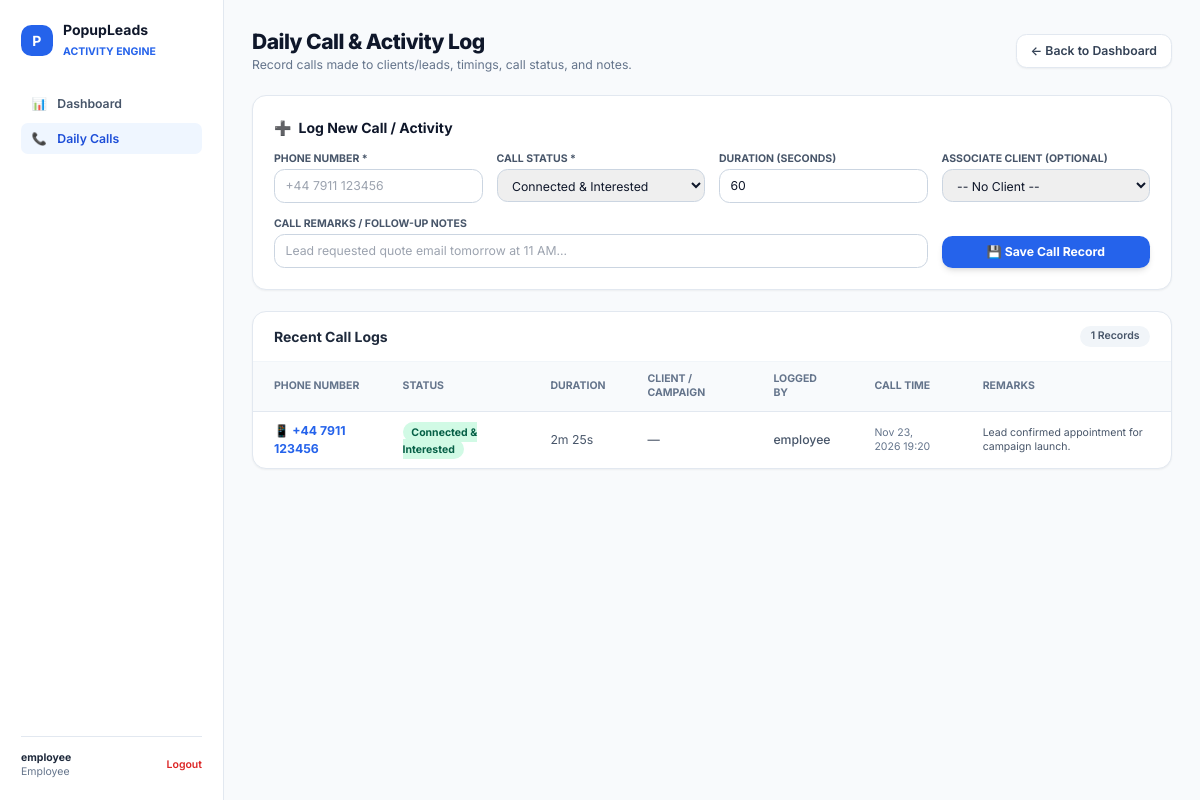
/calls/ (signed in), run on the app's committed database.
### core/models.py (models this page shows, shortened)
class User(AbstractUser):
    class Role(models.TextChoices):
        ADMIN = 'ADMIN', 'Admin'
        EMPLOYEE = 'EMPLOYEE', 'Employee'
    role = models.CharField(
        max_length=20,
        choices=Role.choices,
        default=Role.EMPLOYEE,
        help_text="Determines permissions across the application."
    )
    phone = models.CharField(max_length=25, blank=True, null=True)
    department = models.CharField(max_length=100, blank=True, default='Lead Operations')
    is_active = models.BooleanField(default=True)
    @property
    def is_admin_user(self):
        return self.role == self.Role.ADMIN or self.is_superuser

class CallLog(models.Model):
    class CallStatus(models.TextChoices):
        CONNECTED = 'CONNECTED', 'Connected & Interested'
        FOLLOW_UP = 'FOLLOW_UP', 'Follow-up Scheduled'
        NO_ANSWER = 'NO_ANSWER', 'No Answer / Ringing'
        BUSY = 'BUSY', 'Line Busy'
        WRONG_NUMBER = 'WRONG_NUMBER', 'Wrong / Invalid Number'
        REJECTED = 'REJECTED', 'Not Interested / Rejected'
    user = models.ForeignKey(User, on_delete=models.SET_NULL, null=True, related_name='call_logs')
    country = models.ForeignKey('Country', on_delete=models.SET_NULL, null=True, blank=True, related_name='call_logs')
    client = models.ForeignKey(Client, on_delete=models.SET_NULL, null=True, blank=True, related_name='call_logs')
    geo_code = models.CharField(max_length=10, blank=True, default='', help_text="e.g. DE, AT, UK, US")
    phone_number = models.CharField(max_length=50)
    call_status = models.CharField(max_length=20, choices=CallStatus.choices, default=CallStatus.CONNECTED)
    duration_seconds = models.PositiveIntegerField(default=0, help_text="Call duration in seconds")
    call_time = models.DateTimeField(default=timezone.now, help_text="Time call was placed")
    remarks = models.TextField(blank=True, help_text="Notes from call conversation")
    created_at = models.DateTimeField(auto_now_add=True)
    class Meta:
        ordering = ['-call_time']
    @property
    def duration_formatted(self):
        mins = self.duration_seconds // 60
        secs = self.duration_seconds % 60
        return f"{mins}m {secs}s"

### core/views.py (the view, shortened to what this page needs)
# urls.py: path('calls/', views.call_logs_view, name='call_logs'),
@login_required
def call_logs_view(request):
    if request.user.is_admin_user:
        calls = CallLog.objects.select_related('user', 'client').all()[:100]
    else:
        calls = CallLog.objects.select_related('client').filter(user=request.user)[:100]
    clients = Client.objects.all()
    return render(request, 'calls_activity.html', {'calls': calls, 'clients': clients})

### templates/calls_activity.html (shortened to what this page needs)
{% extends 'base.html' %}
{% block content %}
<div class="min-h-screen bg-slate-50 flex">
  <aside class="w-64 bg-white border-r border-slate-200 p-6 flex flex-col justify-between">
    <div>
      <div class="flex items-center gap-3 mb-8">
        <div class="w-9 h-9 rounded-xl bg-blue-600 text-white flex items-center justify-center font-bold">P</div>
        <div>
          <h2 class="font-bold text-slate-900 leading-tight">PopupLeads</h2>
          <span class="text-xs text-blue-600 font-bold uppercase">Activity Engine</span>
        </div>
      </div>
      <nav class="space-y-1">
        <a href="{% url 'dashboard' %}" class="flex items-center gap-3 px-3 py-2 text-sm font-semibold rounded-lg text-slate-600 hover:bg-slate-100">
          <span>📊</span> Dashboard
        </a>
        <a href="{% url 'call_logs' %}" class="flex items-center gap-3 px-3 py-2 text-sm font-semibold rounded-lg bg-blue-50 text-blue-700">
          <span>📞</span> Daily Calls
        </a>
      </nav>
    </div>
    <div class="pt-4 border-t border-slate-200 flex items-center justify-between">
      <div class="text-xs">
        <p class="font-bold text-slate-800">{{ user.username }}</p>
        <span class="text-slate-500">{{ user.get_role_display }}</span>
      </div>
      <a href="{% url 'logout' %}" class="text-xs font-semibold text-red-600 hover:underline">Logout</a>
    </div>
  </aside>
  <main class="flex-1 p-8 overflow-y-auto">
    <div class="max-w-6xl mx-auto space-y-6">
      <div class="flex items-center justify-between">
        <div>
          <h1 class="text-2xl font-extrabold text-slate-900 tracking-tight">Daily Call & Activity Log</h1>
          <p class="text-sm text-slate-500">Record calls made to clients/leads, timings, call status, and notes.</p>
        </div>
        <a href="{% url 'dashboard' %}" class="px-4 py-2 bg-white border border-slate-200 rounded-xl text-sm font-semibold text-slate-700 shadow-sm hover:bg-slate-50">
          ← Back to Dashboard
        </a>
      </div>
      <div class="bg-white p-6 rounded-2xl border border-slate-200 shadow-sm">
        <h3 class="text-base font-bold text-slate-900 mb-4 flex items-center gap-2">
          <span>➕</span> Log New Call / Activity
        </h3>
        <form method="POST" action="{% url 'call_logs' %}" class="grid grid-cols-1 md:grid-cols-4 gap-4">
          <div>
            <label class="block text-xs font-bold uppercase text-slate-600 mb-1">Phone Number *</label>
            <input type="text" name="phone_number" required placeholder="+44 7911 123456" class="w-full px-3 py-2 border border-slate-300 rounded-xl text-sm focus:ring-2 focus:ring-blue-500 focus:outline-none">
          </div>
          <div>
            <label class="block text-xs font-bold uppercase text-slate-600 mb-1">Call Status *</label>
            <select name="call_status" class="w-full px-3 py-2 border border-slate-300 rounded-xl text-sm focus:ring-2 focus:ring-blue-500 focus:outline-none">
              <option value="CONNECTED">Connected & Interested</option>
            </select>
          </div>
          <div>
            <label class="block text-xs font-bold uppercase text-slate-600 mb-1">Duration (Seconds)</label>
            <input type="number" name="duration_seconds" value="60" min="0" class="w-full px-3 py-2 border border-slate-300 rounded-xl text-sm focus:ring-2 focus:ring-blue-500 focus:outline-none">
          </div>
          <div>
            <label class="block text-xs font-bold uppercase text-slate-600 mb-1">Associate Client (Optional)</label>
            <select name="client_id" class="w-full px-3 py-2 border border-slate-300 rounded-xl text-sm focus:ring-2 focus:ring-blue-500 focus:outline-none">
              <option value="">-- No Client --</option>
            </select>
          </div>
          <div class="md:col-span-3">
            <label class="block text-xs font-bold uppercase text-slate-600 mb-1">Call Remarks / Follow-up Notes</label>
            <input type="text" name="remarks" placeholder="Lead requested quote email tomorrow at 11 AM..." class="w-full px-3 py-2 border border-slate-300 rounded-xl text-sm focus:ring-2 focus:ring-blue-500 focus:outline-none">
          </div>
          <div class="flex items-end">
            <button type="submit" class="w-full py-2 px-4 bg-blue-600 hover:bg-blue-700 text-white font-bold rounded-xl text-sm shadow-md transition">
              💾 Save Call Record
            </button>
          </div>
        </form>
      </div>
      <div class="bg-white rounded-2xl border border-slate-200 shadow-sm overflow-hidden">
        <div class="px-6 py-4 border-b border-slate-100 flex items-center justify-between">
          <h3 class="font-bold text-slate-800">Recent Call Logs</h3>
          <span class="text-xs bg-slate-100 px-3 py-1 rounded-full text-slate-600 font-semibold">{{ calls|length }} Records</span>
        </div>
        <table class="w-full text-left text-sm">
          <thead class="bg-slate-50 text-slate-500 text-xs uppercase font-bold border-b border-slate-200">
            <tr>
              <th class="py-3 px-6">Phone Number</th>
              <th class="py-3 px-6">Status</th>
              <th class="py-3 px-6">Duration</th>
              <th class="py-3 px-6">Client / Campaign</th>
              <th class="py-3 px-6">Logged By</th>
              <th class="py-3 px-6">Call Time</th>
              <th class="py-3 px-6">Remarks</th>
            </tr>
          </thead>
          <tbody class="divide-y divide-slate-100">
            {% for call in calls %}
            <tr class="hover:bg-slate-50 transition">
              <td class="py-3 px-6 font-bold text-slate-900">
                <a href="tel:{{ call.phone_number }}" class="text-blue-600 hover:underline">📱 {{ call.phone_number }}</a>
              </td>
              <td class="py-3 px-6">
                <span class="px-2.5 py-1 rounded-full text-xs font-bold
                  {% if call.call_status == 'CONNECTED' %}bg-emerald-100 text-emerald-800
                  {% elif call.call_status == 'FOLLOW_UP' %}bg-blue-100 text-blue-800
                  {% elif call.call_status == 'WRONG_NUMBER' %}bg-red-100 text-red-800
                  {% else %}bg-amber-100 text-amber-800{% endif %}">
                  {{ call.get_call_status_display }}
                </span>
              </td>
              <td class="py-3 px-6 text-slate-600">{{ call.duration_formatted }}</td>
              <td class="py-3 px-6 text-slate-700">{{ call.client.name|default:"—" }}</td>
              <td class="py-3 px-6 text-slate-600 font-medium">{{ call.user.username }}</td>
              <td class="py-3 px-6 text-slate-500 text-xs">{{ call.call_time|date:"M d, Y H:i" }}</td>
              <td class="py-3 px-6 text-slate-600 text-xs">{{ call.remarks|default:"—" }}</td>
            </tr>
            {% empty %}
            <tr>
              <td colspan="7" class="py-8 text-center text-slate-400">No call records found yet. Use the form above to log your first call.</td>
            </tr>
            {% endfor %}
          </tbody>
        </table>
      </div>
    </div>
  </main>
</div>
{% endblock %}

### data on the page
User: username "employee", role "Employee"
CallLog: phone_number "+44 7911 123456", call_status "Connected & Interested", duration_formatted "2m 25s", client.name "—", user.username "employee", call_time "Nov 23, 2026 19:20", remarks "Lead confirmed appointment for campaign launch."

### other printed values
{{ calls|length }} "1"
